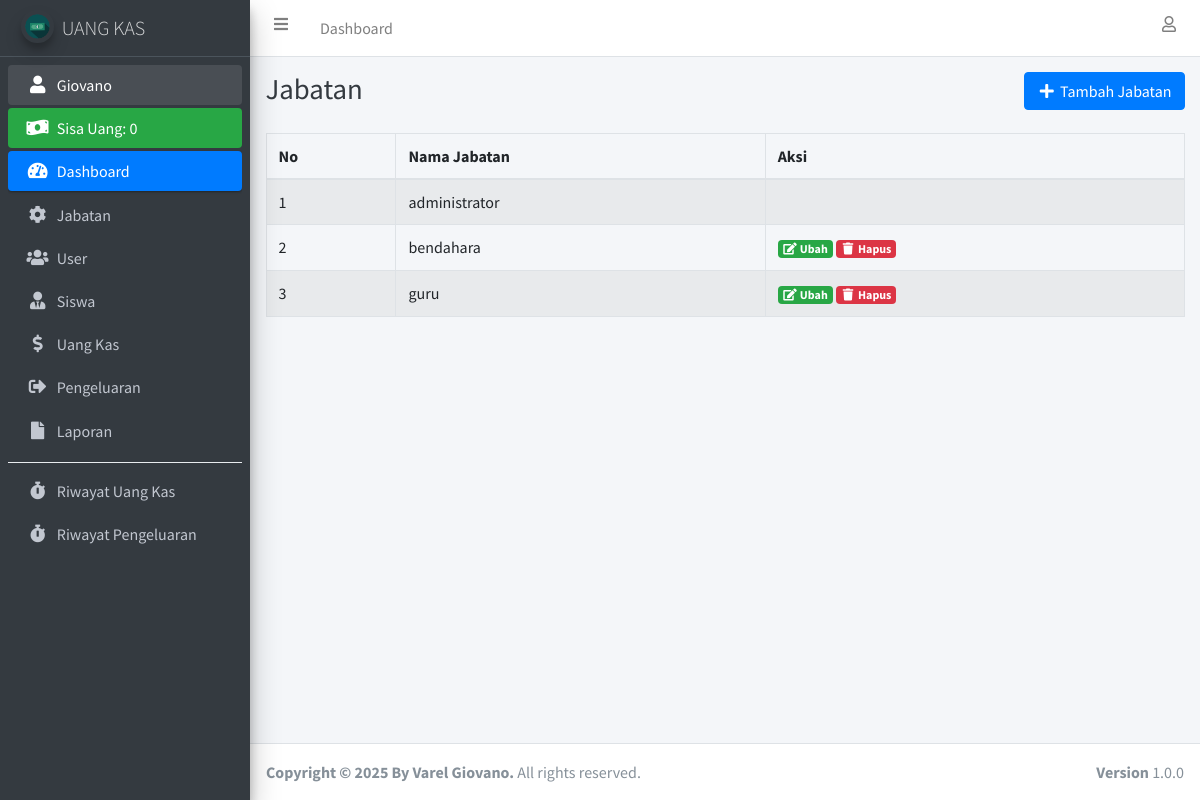
The page /jabatan.php (signed in) on the database its author committed.
### tables this page shows
CREATE TABLE `user` (
  `id_user` int(11) NOT NULL,
  `nama_lengkap` varchar(100) NOT NULL,
  `username` varchar(100) NOT NULL,
  `password` varchar(255) NOT NULL,
  `id_jabatan` int(11) NOT NULL
);

CREATE TABLE `jabatan` (
  `id_jabatan` int(11) NOT NULL,
  `nama_jabatan` varchar(100) NOT NULL
);

### connection.php (called while the page is built, shortened)
<?php
	$host		= "localhost";
	$username	= "root";
	$password	= "";
	$database	= "uang_kas";
	$conn 		= mysqli_connect($host, $username, $password, $database);
if (isset($_SESSION['id_user'])) {
	function dataUser() {
		global $conn;
		$id_user = $_SESSION['id_user'];
		return mysqli_fetch_assoc(mysqli_query($conn, "SELECT * FROM user INNER JOIN jabatan ON user.id_jabatan = jabatan.id_jabatan WHERE id_user = '$id_user'"));
	}
}

### jabatan.php (the view, shortened to what this page needs)
<?php
  require 'connection.php';
  $jabatan = mysqli_query($conn, "SELECT * FROM jabatan");
?>
<!DOCTYPE html>
<html>
<head>
  <?php include 'include/css.php'; ?>
</head>
<body class="hold-transition sidebar-mini layout-fixed">
<div class="wrapper">
  <?php include 'include/navbar.php'; ?>
  <?php include 'include/sidebar.php'; ?>
  <div class="content-wrapper">
    <div class="content-header">
      <div class="container-fluid">
        <div class="row justify-content-center mb-2">
          <div class="col-sm text-left">
            <h1 class="m-0 text-dark">Jabatan</h1>
          </div>
          <div class="col-sm text-right">
            <button type="button" class="btn btn-primary" data-toggle="modal" data-target="#tambahJabatanModal"><i class="fas fa-fw fa-plus"></i> Tambah Jabatan</button>
          </div>
        </div>
      </div>
    </div>
    <section class="content">
      <div class="container-fluid">
        <div class="row">
          <div class="col-lg">
            <div class="table-responsive">
              <table class="table table-striped table-hover table-bordered" id="table_id">
                <thead>
                  <tr>
                    <th>No</th>
                    <th>Nama Jabatan</th>
                    <th>Aksi</th>
                  </tr>
                </thead>
                <tbody>
                  <?php $i = 1; ?>
                  <?php foreach ($jabatan as $dj): ?>
                    <tr>
                      <td><?= $i++; ?></td>
                      <td><?= $dj['nama_jabatan']; ?></td>
                      <td>
                        <?php if ($dj['id_jabatan'] !== '1'): ?>
                          <a href="ubah_jabatan.php?id_jabatan=<?= $dj['id_jabatan']; ?>" class="badge badge-success" data-toggle="modal" data-target="#editJabatanModal<?= $dj['id_jabatan']; ?>">
                            <i class="fas fa-fw fa-edit"></i> Ubah
                          </a>
                          <a data-nama="<?= $dj['nama_jabatan']; ?>" class="btn-delete badge badge-danger" href="hapus_jabatan.php?id_jabatan=<?= $dj['id_jabatan']; ?>"><i class="fas fa-fw fa-trash"></i> Hapus</a>
                        <?php endif ?>
                      </td>
                    </tr>
                  <?php endforeach ?>
                </tbody>
              </table>
            </div>
          </div>
        </div>
      </div>
    </section>
  </div>
  <footer class="main-footer">
    <strong>Copyright &copy; 2025 By Varel Giovano.</strong>
    All rights reserved.
    <div class="float-right d-none d-sm-inline-block">
      <b>Version</b> 1.0.0
    </div>
  </footer>
</div>
</body>
</html>

### include/sidebar.php
<?php
  $dataUser = dataUser();
  $jml_pengeluaran = mysqli_fetch_assoc(mysqli_query($conn, "SELECT sum(jumlah_pengeluaran) as jml_pengeluaran FROM pengeluaran"));
  $jml_pengeluaran = $jml_pengeluaran['jml_pengeluaran'];
  $jml_uang_kas = mysqli_fetch_assoc(mysqli_query($conn, "SELECT sum(minggu_ke_1 + minggu_ke_2 + minggu_ke_3 + minggu_ke_4) as jml_uang_kas FROM uang_kas"));
  $jml_uang_kas = $jml_uang_kas['jml_uang_kas'];
?>
<aside class="main-sidebar sidebar-dark-primary elevation-4">
  <a href="index.php" class="brand-link">
    <img src="assets/img/img_properties/icon_uang_kas.png" alt="AdminLTE Logo" class="brand-image img-circle elevation-3" style="opacity: .8">
    <span class="brand-text font-weight-light">UANG KAS</span>
  </a>
  <div class="sidebar">
    <nav class="mt-2">
      <ul class="nav nav-pills nav-sidebar flex-column" data-widget="treeview" role="menu" data-accordion="false">
        <li class="nav-item has-treeview menu-open">
          <a href="profile.php" class="nav-link"><i class="nav-icon fas fa-fw fa-user"></i> <p><?= $dataUser['username']; ?></p></a>
        </li>
        <li class="nav-item">
          <div class="bg-success nav-link text-white">
            <i class="nav-icon fas fa-money-bill-wave"></i>
            <p>
              Sisa Uang: <?= number_format($jml_uang_kas - $jml_pengeluaran); ?>
            </p>
          </div>
        </li>
        <li class="nav-item has-treeview menu-open">
          <a href="index.php" class="nav-link active">
            <i class="nav-icon fas fa-tachometer-alt"></i>
            <p>
              Dashboard
            </p>
          </a>
        </li>
        <?php if ($dataUser['id_jabatan'] == '1'): ?>
          <li class="nav-item">
            <a href="jabatan.php" class="nav-link">
              <i class="nav-icon fas fa-cog"></i>
              <p>
                Jabatan
              </p>
            </a>
          </li>
          <li class="nav-item">
            <a href="user.php" class="nav-link">
              <i class="nav-icon fas fa-users"></i>
              <p>
                User
              </p>
            </a>
          </li>
        <?php endif ?>
        <li class="nav-item">
          <a href="siswa.php" class="nav-link">
            <i class="fas fa-user-tie nav-icon"></i>
            <p>Siswa</p>
          </a>
        </li>
        <li class="nav-item">
          <a href="uang_kas.php" class="nav-link">
            <i class="fas fa-dollar-sign nav-icon"></i>
            <p>Uang Kas</p>
          </a>
        </li>
        <li class="nav-item">
          <a href="pengeluaran.php" class="nav-link">
            <i class="fas fa-sign-out-alt nav-icon"></i>
            <p>Pengeluaran</p>
          </a>
        </li>
        <li class="nav-item">
          <a href="laporan.php" class="nav-link">
            <i class="fas fa-file nav-icon"></i>
            <p>Laporan</p>
          </a>
        </li>
        <div class="dropdown-divider"></div>
        <li class="nav-item">
          <a href="riwayat.php" class="nav-link">
            <i class="fas fa-stopwatch nav-icon"></i>
            <p>Riwayat Uang Kas</p>
          </a>
        </li>
        <li class="nav-item">
          <a href="riwayat_pengeluaran.php" class="nav-link">
            <i class="fas fa-stopwatch nav-icon"></i>
            <p>Riwayat Pengeluaran</p>
          </a>
        </li>
      </ul>
    </nav>
  </div>
</aside>

### rows shown on the page
user: username "Giovano"
jabatan: nama_jabatan "administrator"
jabatan: nama_jabatan "bendahara"
jabatan: nama_jabatan "guru"

### other values the page prints
$jml_uang_kas - $jml_pengeluaran "0"
